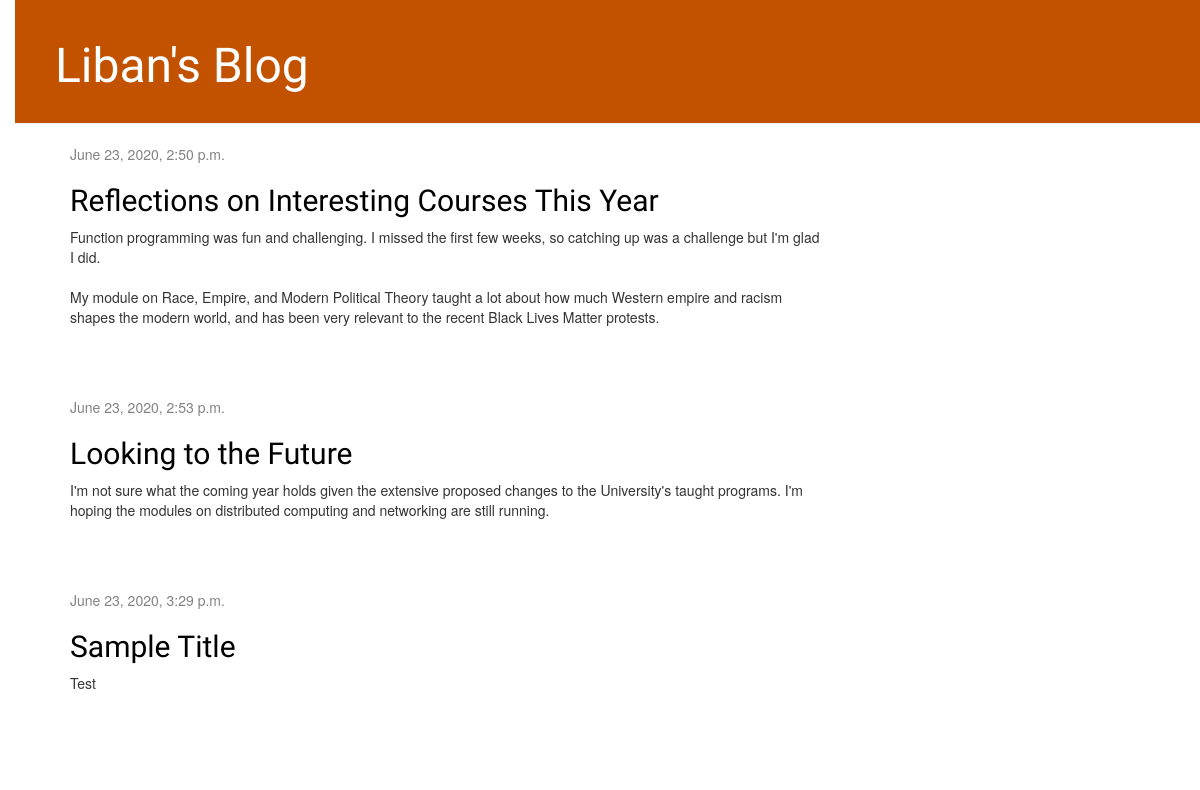
The app's page /, older data.
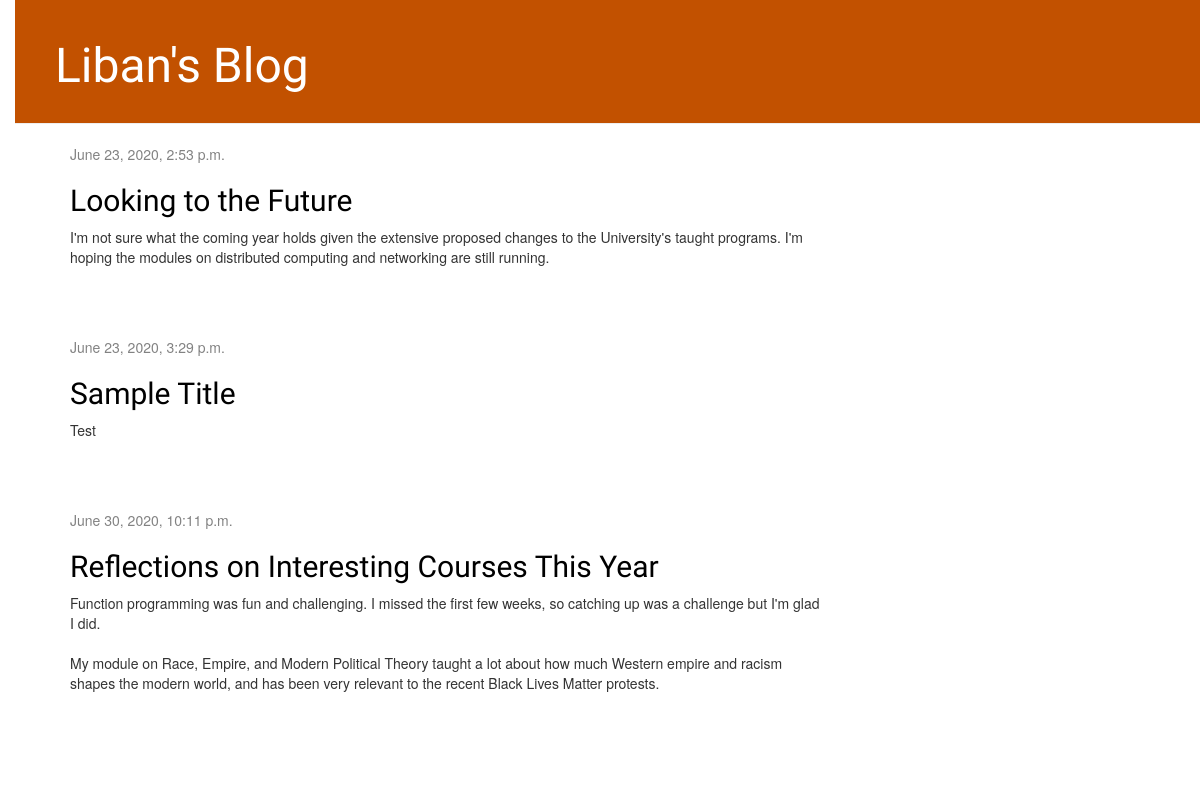
The same page, newer data.
### blog/models.py (models this page shows, shortened)
class Post(models.Model):
    author = models.ForeignKey(settings.AUTH_USER_MODEL, on_delete=models.CASCADE)
    title = models.CharField(max_length=200)
    text = models.TextField()
    create_date = models.DateTimeField(default=timezone.now)
    published_date = models.DateTimeField(blank=True, null=True)

### blog/views.py (the view)
# urls.py: path('', views.post_list, name='post_list'),
def post_list(request):
    posts = Post.objects.filter(published_date__lte=timezone.now()).order_by('published_date')
    return render(request, 'blog/post_list.html', {'posts': posts})

### blog/templates/blog/post_list.html
{% extends 'blog/base.html' %}
{% block content %}
{% for post in posts %}
    <div class="post">
        <div class="date">
            {{ post.published_date }}
        </div>
        <h2><a href="{% url 'post_detail' pk=post.pk %}">{{ post.title }}</a></h2>
        <p>{{ post.text|linebreaksbr }}</p>
    </div>
{% endfor %}
{% endblock %}

### blog/templates/blog/base.html (shortened to what this page needs)
{% load static %}
<html>
    <head>
        <link rel="stylesheet" href="//maxcdn.bootstrapcdn.com/bootstrap/3.2.0/css/bootstrap.min.css">
        <link rel="stylesheet" href="//maxcdn.bootstrapcdn.com/bootstrap/3.2.0/css/bootstrap-theme.min.css">
	<link rel="stylesheet" href="{% static 'css/blog.css' %}">
    </head>
	<body>
		<div class="page-header">
			<h1><a href="/">Liban's Blog</a></h1>
		</div>
		<div class="content container">
			<div class="row">
				<div class="col-md-8">
					{% block content %}
					{% endblock %}
				</div>
			</div>
		</div>
	</body>
</html>

### blog/static/css/blog.css (style rules this page uses)
h1 a, h2 a { color: #C25100; font-family: 'Lobster' }
body { padding-left: 15px }
.page-header { background-color: #C25100; margin-top: 0; padding: 20px 20px 20px 40px; }
.page-header h1, .page-header h1 a, .page-heaer h1 a:visited, .page-header h1 a:active { color: #ffffff; font-size: 36pt; text-decoration: none; }
.content { margin-left: 40px; }
h1, h2, h3, h4 { font-family: 'Lobster', cursive; }
.date { color: #828282; }
.post { margin-bottom: 70px; }
.post h2 a, .post h2 a:visited { color: #000000; }

Row changes from the older to the newer data that the page shows:
changed Post "Reflections on Interesting Courses This Year": published_date "June 23, 2020, 2:50 p.m." → "June 30, 2020, 10:11 p.m."; moves down the list
